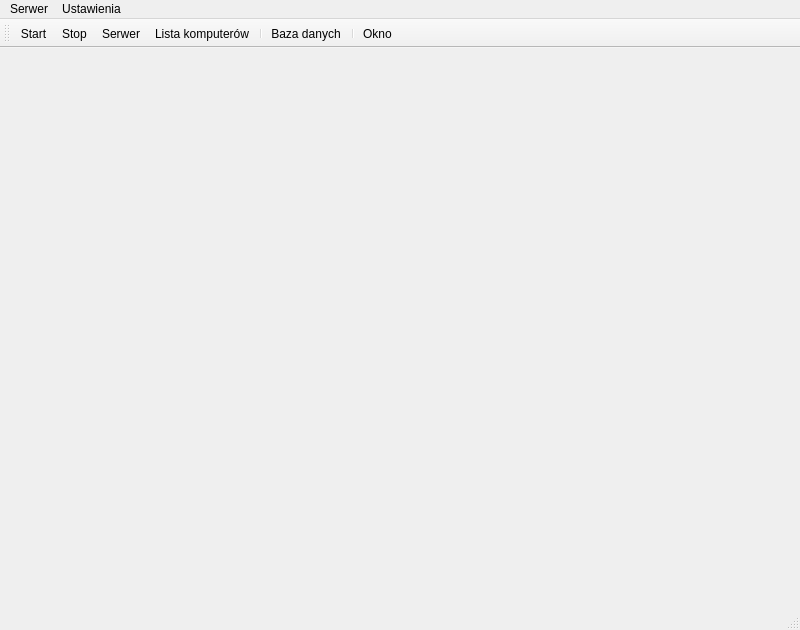
<?xml version="1.0" encoding="UTF-8"?>
<ui version="4.0">
 <class>w_MainWindow</class>
 <widget class="QMainWindow" name="w_MainWindow">
  <property name="geometry">
   <rect>
    <x>0</x>
    <y>0</y>
    <width>800</width>
    <height>630</height>
   </rect>
  </property>
  <property name="minimumSize">
   <size>
    <width>800</width>
    <height>630</height>
   </size>
  </property>
  <property name="maximumSize">
   <size>
    <width>800</width>
    <height>630</height>
   </size>
  </property>
  <property name="windowTitle">
   <string>Przychodnia - Serwer</string>
  </property>
  <property name="windowIcon">
   <iconset resource="icons.qrc">
    <normaloff>:/actions/icons/appIcon.png</normaloff>:/actions/icons/appIcon.png</iconset>
  </property>
  <widget class="QWidget" name="centralWidget">
   <widget class="w_InterfaceInformationsWidget" name="interfaceInfoArea" native="true">
    <property name="geometry">
     <rect>
      <x>10</x>
      <y>150</y>
      <width>781</width>
      <height>231</height>
     </rect>
    </property>
   </widget>
   <widget class="w_ServerInformationsWidget" name="serverInfoArea" native="true">
    <property name="geometry">
     <rect>
      <x>10</x>
      <y>10</y>
      <width>781</width>
      <height>130</height>
     </rect>
    </property>
   </widget>
   <widget class="w_DatabaseInformationsWidget" name="authDbInfoArea" native="true">
    <property name="geometry">
     <rect>
      <x>10</x>
      <y>390</y>
      <width>380</width>
      <height>150</height>
     </rect>
    </property>
   </widget>
   <widget class="w_DatabaseInformationsWidget" name="clinicDbInfoArea" native="true">
    <property name="geometry">
     <rect>
      <x>411</x>
      <y>390</y>
      <width>380</width>
      <height>150</height>
     </rect>
    </property>
   </widget>
  </widget>
  <widget class="QToolBar" name="mainToolBar">
   <attribute name="toolBarArea">
    <enum>TopToolBarArea</enum>
   </attribute>
   <attribute name="toolBarBreak">
    <bool>false</bool>
   </attribute>
   <addaction name="actionServerStart"/>
   <addaction name="actionServerStop"/>
   <addaction name="actionServerConfigure"/>
   <addaction name="actionHostsList"/>
   <addaction name="separator"/>
   <addaction name="actionDataBaseConfigure"/>
   <addaction name="separator"/>
   <addaction name="actionWindowConfigure"/>
  </widget>
  <widget class="QMenuBar" name="menuBar">
   <property name="geometry">
    <rect>
     <x>0</x>
     <y>0</y>
     <width>800</width>
     <height>21</height>
    </rect>
   </property>
   <widget class="QMenu" name="menuSerwer">
    <property name="title">
     <string>Serwer</string>
    </property>
    <addaction name="actionServerStart"/>
    <addaction name="actionServerStop"/>
    <addaction name="separator"/>
    <addaction name="actionHostsList"/>
    <addaction name="separator"/>
    <addaction name="actionClose"/>
   </widget>
   <widget class="QMenu" name="menuUstawienia">
    <property name="title">
     <string>Ustawienia</string>
    </property>
    <addaction name="actionWindowConfigure"/>
    <addaction name="actionServerConfigure"/>
    <addaction name="actionDataBaseConfigure"/>
   </widget>
   <addaction name="menuSerwer"/>
   <addaction name="menuUstawienia"/>
  </widget>
  <widget class="QStatusBar" name="statusBar"/>
  <action name="actionServerStart">
   <property name="icon">
    <iconset resource="icons.qrc">
     <normaloff>:/actions/icons/if_server_run_103341.png</normaloff>:/actions/icons/if_server_run_103341.png</iconset>
   </property>
   <property name="text">
    <string>Start</string>
   </property>
  </action>
  <action name="actionServerStop">
   <property name="icon">
    <iconset resource="icons.qrc">
     <normaloff>:/actions/icons/if_server_stop_103344.png</normaloff>:/actions/icons/if_server_stop_103344.png</iconset>
   </property>
   <property name="text">
    <string>Stop</string>
   </property>
  </action>
  <action name="actionServerConfigure">
   <property name="icon">
    <iconset resource="icons.qrc">
     <normaloff>:/actions/icons/if_server_settings_103343.png</normaloff>:/actions/icons/if_server_settings_103343.png</iconset>
   </property>
   <property name="text">
    <string>Serwer</string>
   </property>
   <property name="toolTip">
    <string>Ustawienia serwera</string>
   </property>
  </action>
  <action name="actionClose">
   <property name="text">
    <string>Zakończ</string>
   </property>
  </action>
  <action name="actionWindowConfigure">
   <property name="icon">
    <iconset resource="icons.qrc">
     <normaloff>:/actions/icons/if_browser_window_settings_103427.png</normaloff>:/actions/icons/if_browser_window_settings_103427.png</iconset>
   </property>
   <property name="text">
    <string>Okno</string>
   </property>
   <property name="toolTip">
    <string>Ustawienia okna</string>
   </property>
  </action>
  <action name="actionDataBaseConfigure">
   <property name="icon">
    <iconset resource="icons.qrc">
     <normaloff>:/actions/icons/if_032_95930.png</normaloff>:/actions/icons/if_032_95930.png</iconset>
   </property>
   <property name="text">
    <string>Baza danych</string>
   </property>
   <property name="toolTip">
    <string>Ustawienia bazy danych</string>
   </property>
  </action>
  <action name="actionOpen">
   <property name="text">
    <string>Otwórz</string>
   </property>
  </action>
  <action name="actionHostsList">
   <property name="icon">
    <iconset resource="icons.qrc">
     <normaloff>:/actions/icons/if_multimedia-37_809491 (1).png</normaloff>:/actions/icons/if_multimedia-37_809491 (1).png</iconset>
   </property>
   <property name="text">
    <string>Lista komputerów</string>
   </property>
   <property name="toolTip">
    <string>Lista podłączonych komputerów</string>
   </property>
  </action>
 </widget>
 <layoutdefault spacing="6" margin="11"/>
 <customwidgets>
  <customwidget>
   <class>w_InterfaceInformationsWidget</class>
   <extends>QWidget</extends>
   <header>w_interfaceinformationswidget.h</header>
   <container>1</container>
  </customwidget>
  <customwidget>
   <class>w_ServerInformationsWidget</class>
   <extends>QWidget</extends>
   <header>w_serverinformationswidget.h</header>
   <container>1</container>
  </customwidget>
  <customwidget>
   <class>w_DatabaseInformationsWidget</class>
   <extends>QWidget</extends>
   <header>w_databaseinformationswidget.h</header>
   <container>1</container>
  </customwidget>
 </customwidgets>
 <resources>
  <include location="icons.qrc"/>
 </resources>
 <connections/>
</ui>
